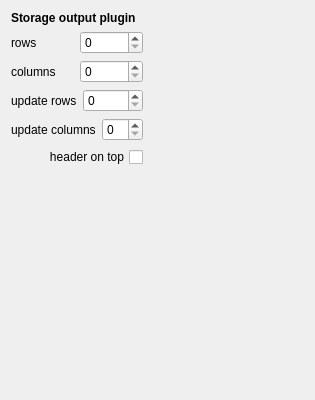
<?xml version="1.0" encoding="UTF-8"?>
<ui version="4.0">
 <class>StoragePluginGvle</class>
 <widget class="QWidget" name="StoragePluginGvle">
  <property name="geometry">
   <rect>
    <x>0</x>
    <y>0</y>
    <width>315</width>
    <height>400</height>
   </rect>
  </property>
  <property name="windowTitle">
   <string>Form</string>
  </property>
  <layout class="QFormLayout" name="formLayout">
   <item row="0" column="0">
    <widget class="QLabel" name="labelTitleOne">
     <property name="font">
      <font>
       <weight>75</weight>
       <bold>true</bold>
       <strikeout>false</strikeout>
      </font>
     </property>
     <property name="text">
      <string>Storage output plugin</string>
     </property>
    </widget>
   </item>
   <item row="1" column="0">
    <layout class="QVBoxLayout" name="verticalLayout">
     <property name="sizeConstraint">
      <enum>QLayout::SetMinimumSize</enum>
     </property>
     <item>
      <layout class="QHBoxLayout" name="horizontalLayout">
       <item>
        <widget class="QLabel" name="label">
         <property name="layoutDirection">
          <enum>Qt::LeftToRight</enum>
         </property>
         <property name="text">
          <string>rows</string>
         </property>
        </widget>
       </item>
       <item>
        <widget class="QSpinBox" name="spinBoxRows"/>
       </item>
      </layout>
     </item>
     <item>
      <layout class="QHBoxLayout" name="horizontalLayout_2">
       <item>
        <widget class="QLabel" name="label_2">
         <property name="text">
          <string>columns</string>
         </property>
        </widget>
       </item>
       <item>
        <widget class="QSpinBox" name="spinBoxColumns"/>
       </item>
      </layout>
     </item>
     <item>
      <layout class="QHBoxLayout" name="horizontalLayout_3">
       <item>
        <widget class="QLabel" name="label_3">
         <property name="text">
          <string>update rows</string>
         </property>
        </widget>
       </item>
       <item>
        <widget class="QSpinBox" name="spinBoxUpdateRows"/>
       </item>
      </layout>
     </item>
     <item>
      <layout class="QHBoxLayout" name="horizontalLayout_4">
       <item>
        <widget class="QLabel" name="label_4">
         <property name="text">
          <string>update columns</string>
         </property>
        </widget>
       </item>
       <item>
        <widget class="QSpinBox" name="spinBoxUpdateColumns"/>
       </item>
      </layout>
     </item>
     <item>
      <widget class="QCheckBox" name="checkBoxHeader">
       <property name="sizePolicy">
        <sizepolicy hsizetype="Preferred" vsizetype="Fixed">
         <horstretch>0</horstretch>
         <verstretch>0</verstretch>
        </sizepolicy>
       </property>
       <property name="layoutDirection">
        <enum>Qt::RightToLeft</enum>
       </property>
       <property name="autoFillBackground">
        <bool>false</bool>
       </property>
       <property name="text">
        <string>header on top</string>
       </property>
      </widget>
     </item>
    </layout>
   </item>
  </layout>
 </widget>
 <resources/>
 <connections/>
</ui>
